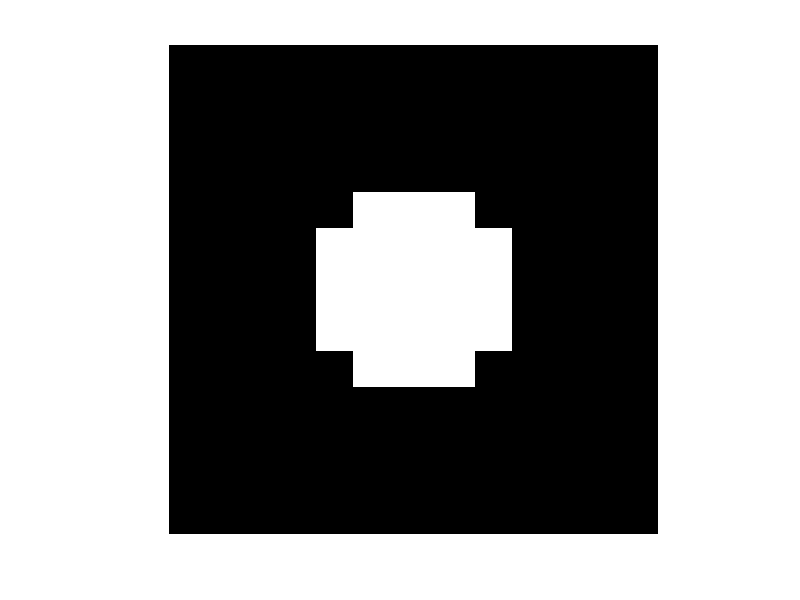

The MATLAB script that drew this image:
%sinusoid along the x-direction
N = 200;
x = linspace(-2,2,N);
y = linspace(-2,2,N);
[X,Y] = meshgrid(x,y);
A=zeros(N,N);

r1 = 0.5
r2 = 0.8
A(find(abs(X)<r1)) = 1; 
A(find(abs(Y)<r1)) = 1; 
A(find(abs(X)>r2)) = 0; 
A(find(abs(Y)>r2)) = 0; 

%display image
figure (1);
imshow (A);

 
%save image files
I_img = uint8(A*255);
imwrite(I_img, "C:\Users\Faye\Documents\B1\1.1\cross.jpg");
imwrite(I_img, "C:\Users\Faye\Documents\B1\1.1\cross.png");
imwrite(I_img, "C:\Users\Faye\Documents\B1\1.1\cross.bmp");
imwrite(I_img, "C:\Users\Faye\Documents\B1\1.1\cross.tiff");

